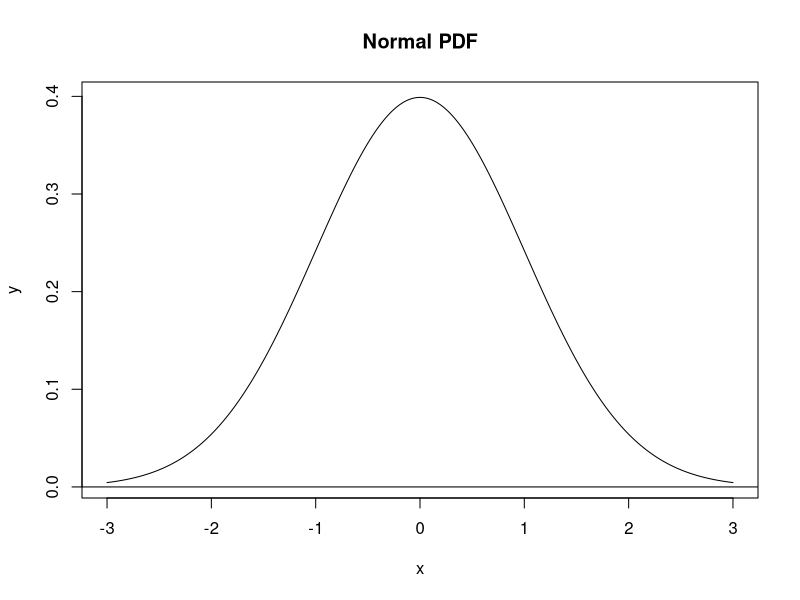
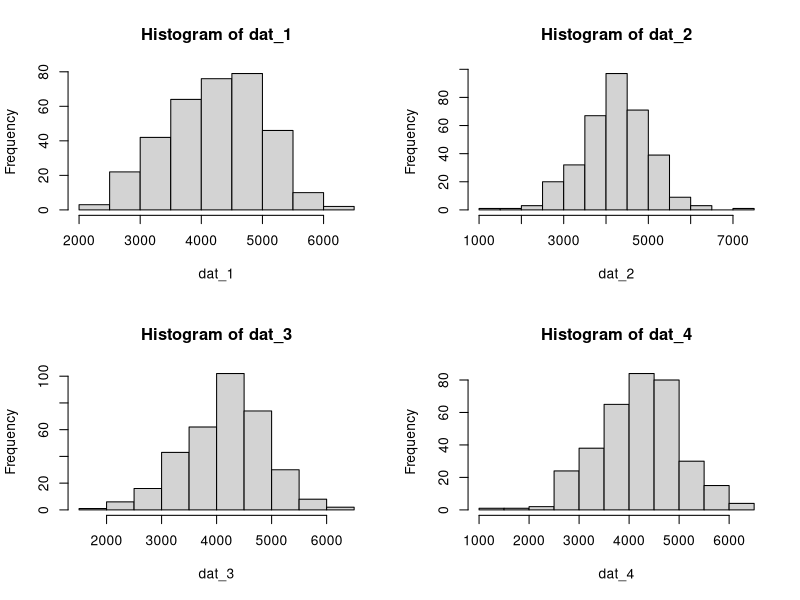
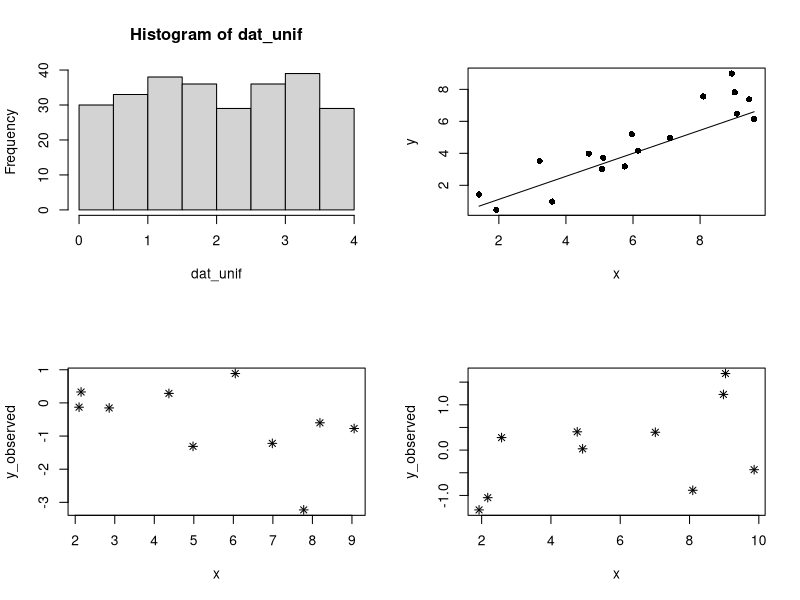
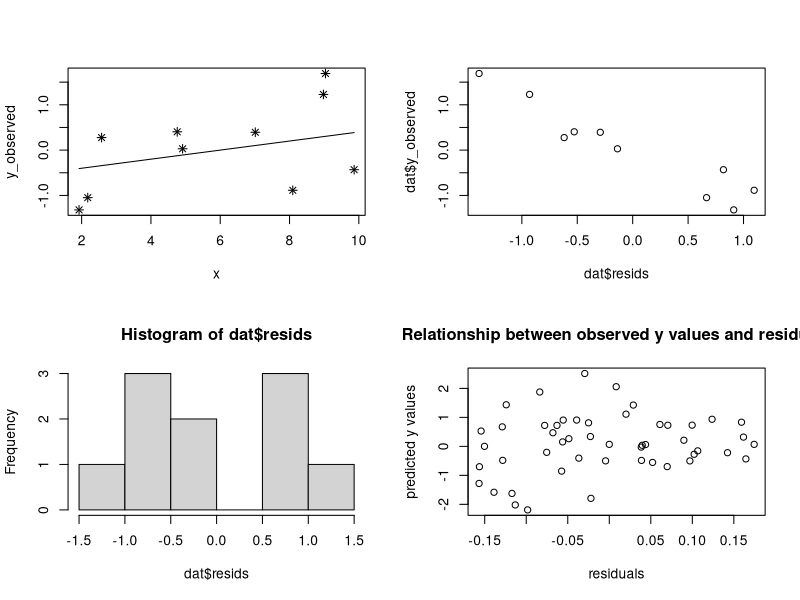
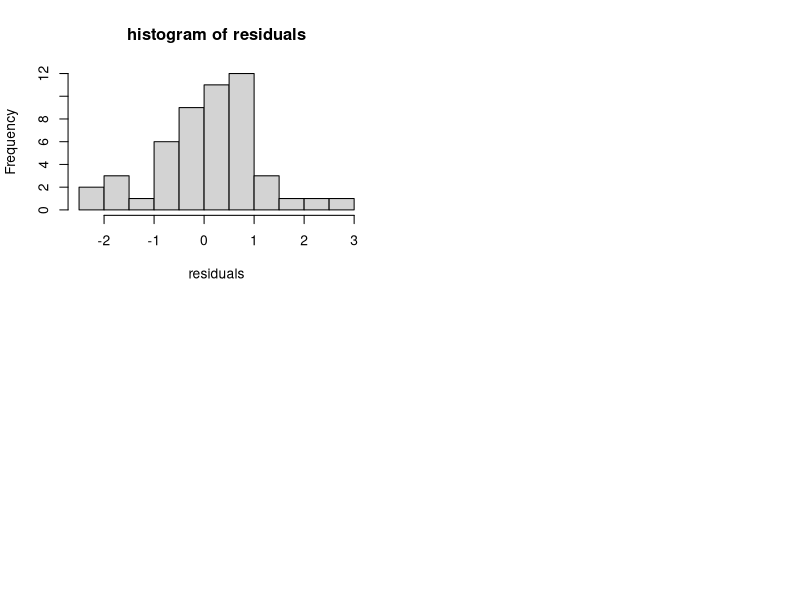
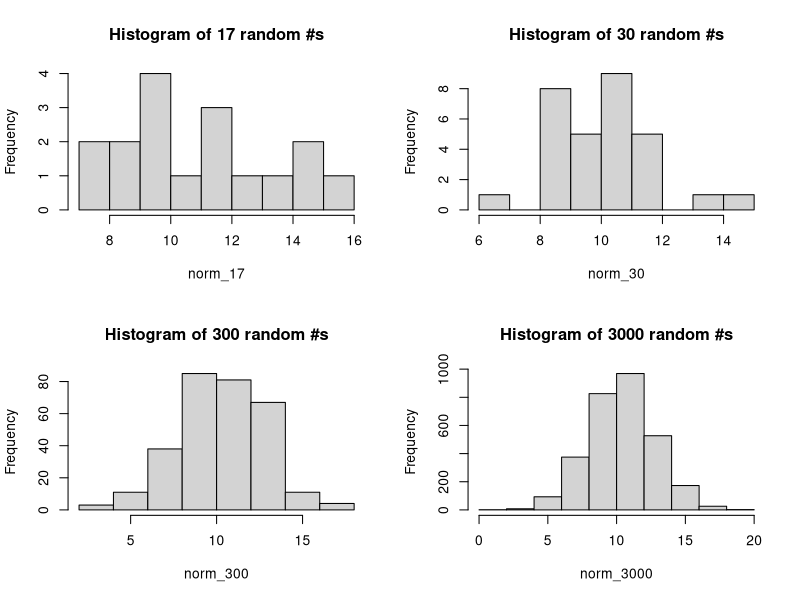
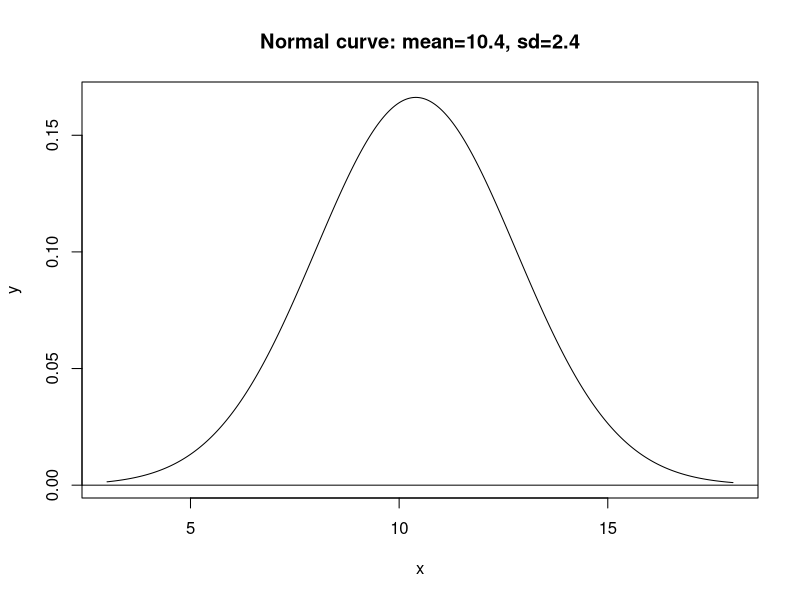
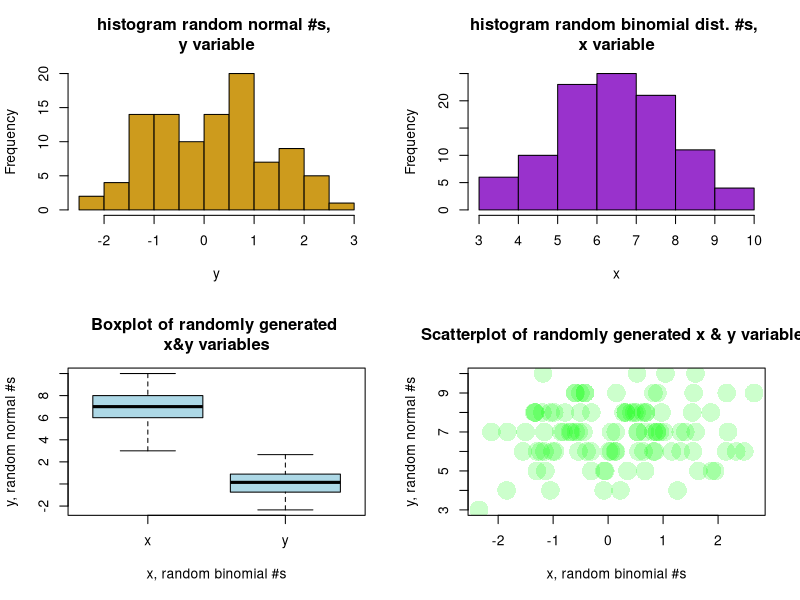

These figures' R source, in order:
## ---- chunk 1
require(palmerpenguins)

## ---- chunk 2
#plotting a PDF curve
# Generate a vector of x-values
x = seq(-3, 3, length.out = 1000)
y = dnorm(x)

plot(x, y, main = "Normal PDF", type = "l")
abline(h = 0)
## ---- chunk 3
#hist(
#penguins$body_mass_g,
 # main = "Histogram of Penguin Body Mass",
  #xlab = "Body Mass (g)")
## ---- chunk 4
mean(penguins$body_mass_g, na.rm = TRUE)
sd(penguins$body_mass_g, na.rm = TRUE)
nrow(penguins)
## ---- chunk 5
#Random Penguin Masses
dat_1 = rnorm(n = 344, mean = 4202, sd = 802)
dat_2 = rnorm(n = 344, mean = 4202, sd = 802)
dat_3 = rnorm(n = 344, mean = 4202, sd = 802)
dat_4 = rnorm(n = 344, mean = 4202, sd = 802)

## ---- chunk 6
#Simulated Body Mass Histograms

par(mfrow = c(2, 2))

hist(dat_1)
hist(dat_2)
hist(dat_3)
hist(dat_4)
## ---- chunk 7
#Random Uniform Numbers
set.seed(12)
dat_unif = runif(n = 270, min = 0, max = 4)
hist(dat_unif)
## ---- chunk 8
#set.seed() function. If we don’t explicitly set the random seed, the RNG generates its own seed when R starts up, using the current time.
#if you use the same set.seed for each random number generator then you will get the same set of random numbers. 


## ---- chunk 9
#What’s a residual? A residual is the difference between a predicted value and the observed value.
line_point_slope = function(x, x1, y1, slope)
{
  get_y_intercept = 
    function(x1, y1, slope) 
      return(-(x1 * slope) + y1)
  
  linear = 
    function(x, yint, slope) 
      return(yint + x * slope)
  
  return(linear(x, get_y_intercept(x1, y1, slope), slope))
}

set.seed(123)
n = 17
slope = 0.7
intcp = 0.2

guess_x = 6
guess_y = 4
guess_slope = 0.72

x = runif(n = n, min = 1, max = 10)
y = rnorm(n = n, mean = slope * x + intcp)

plot(x, y, pch = 16)
curve(line_point_slope(x, guess_x, guess_y, guess_slope), add = T)

## ---- chunk 10
n_pts = 10
x_min = 1
x_max = 10
x = runif(n = n_pts, min = x_min, max = x_max)

dat = data.frame(x = x, y_observed = rnorm(n_pts))

plot(y_observed ~ x, data = dat, pch = 8)

## ---- chunk 11
#Use the line_point_slope() to estimate a linear model for the simulated points.
n_pts = 10
x_min = 1
x_max = 10
x = runif(n = n_pts, min = x_min, max = x_max)

dat = data.frame(x = x, y_observed = rnorm(n_pts))

plot(y_observed ~ x, data = dat, pch = 8)

guess_x = 6
guess_y = 0
guess_slope = 0.1

plot(y_observed ~ x, data = dat, pch = 8)
curve(line_point_slope(x, guess_x, guess_y, guess_slope), add = T)
## ---- chunk 12

dx<-line_point_slope(dat$x, guess_x, guess_y, guess_slope)


## ---- chunk 13
### Merge datasets
dat_all <- data.frame(dat, dx)
names(dat_all)[names(dat_all) == "y"] <- "y_predicted"

#better option
dat$y_predicted=dx


## ---- chunk 14
#why do I have 100 points?
dat$resids<-dat$y_predicted- dat$y_observed

sum(dat$resids)

plot(dat$y_observed~dat$resids)

hist(dat$resids)

## ---- chunk 15

mean=10.4
sd=2.4

norm_17 = rnorm(n = 17, mean = mean, sd = sd)
norm_30 = rnorm(n = 30, mean = mean, sd = sd)
norm_300 = rnorm(n = 300, mean = mean, sd = sd)
norm_3000 = rnorm(n = 3000, mean = mean, sd = sd)

## ---- chunk 16

require(here)

png(
  filename = here("assignments","lab","lab_04_hist_01.png"),
  width = 1500, height = 1600, 
  res = 180, units = "px")

par(mfrow = c(2, 2))

hist(norm_17, main="Histogram of 17 random #s")
hist(norm_30, main="Histogram of 30 random #s")
hist(norm_300, main="Histogram of 300 random #s")
hist(norm_3000, main="Histogram of 3000 random #s")

dev.off()

## ---- chunk 17
x = seq(3, 18, length.out = 1000)
y = dnorm(x, mean = 10.4, sd = 2.4,)

svg(
  filename = 
    here("images","norm_1.svg"),
  width = 7, 
  height = 5)

plot(x, y, main = "Normal curve: mean=10.4, sd=2.4", type = "l", xlim = c(3, 18))
abline(h = 0)

dev.off()

## ---- chunk 18
set.seed(12345)
n_pts = 100
my_size = 10
x=rbinom(n=n_pts, size=my_size, prob=0.7)
datx = data.frame(x = x, y = rnorm(n_pts))



png(
  filename = here("images", "dist_play_SGlasser.png"),
  width = 1500, height = 1600, 
  res = 180, units = "px")

par(mfrow = c(2, 2))

hist(datx$y, main="histogram random normal #s, \ny variable", xlab = "y", col = "goldenrod3")

hist(datx$x, main="histogram random binomial dist. #s, \nx variable", xlab = "x", col = "darkorchid")

boxplot(datx, main="Boxplot of randomly generated \nx&y variables",   xlab = "x, random binomial #s",
    ylab = "y, random normal #s",
    col = "lightblue")

plot(datx$x~datx$y, 
      pch=16,
     cex= 3,
     col = adjustcolor("green", alpha.f = 0.2),
     main="Scatterplot of randomly generated x & y variables",
      xlab = "x, random binomial #s",
    ylab = "y, random normal #s")

dev.off()

## ---- chunk 19

n_pts = 50
x_min = 5
x_max = 40
x = runif(n = n_pts, min = x_min, max = x_max)
datm = data.frame(x = x, y = rnorm(n_pts))

guess_x = 23
guess_y = 0
guess_slope = -0.01

png(
  filename = here("images", "Q11.SGlasser.png"),
  width = 1500, height = 1000, 
  res = 180, units = "px")

plot(y~ x, data = datm, pch = 9, col="darkgreen", main="random uniform and normal dist. scatter", xlab= "random uniform #s", ylab="random normal #s")
curve(line_point_slope(x, guess_x, guess_y, guess_slope), add = T)

dev.off()


## ---- chunk 20

dd<-line_point_slope(datm$x, guess_x, guess_y, guess_slope)

datm$y_predicted=dd

datm$resids<-datm$y-datm$y_predicted

sum(datm$resids)

plot(datm$resids~datm$y_predicted, main="Relationship between observed y values and residuals", xlab="residuals", ylab="predicted y values")

hist(datm$resids, main="histogram of residuals", xlab="residuals")

